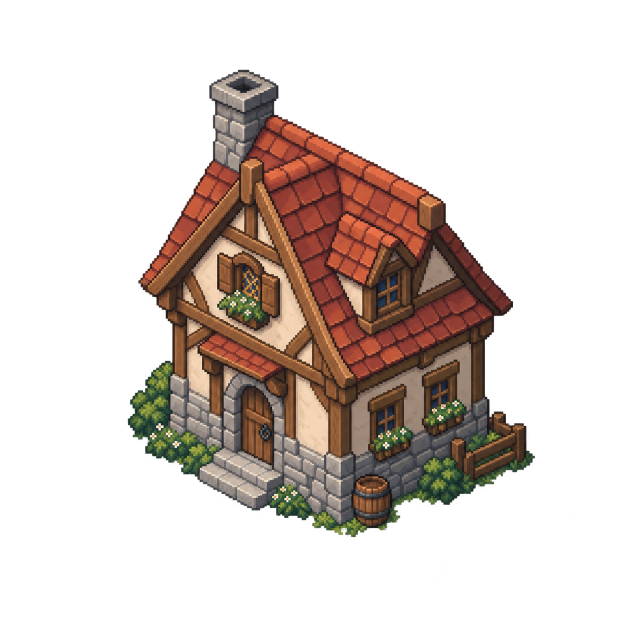
#> input picture nicejourney/assets/art/generated_sources/imagegen/region3/decorative_support_v02/region3_decorative_01_source_v02.png, 1254 x 1254 px (shown at 1/2 size); its folder holds only this picture in this run
$ python region3_decorative_building_v02_deriver.py
#> lines starting #> are read from the running program, lines starting #| are printed output that depends on the picture
#!/usr/bin/env python3
"""Deterministically derive Region 3 decorative-building V02 gameplay sprites.

Exact generated sources remain untouched in generated_sources/imagegen/region3/
decorative_support_v02. Sources are normalized only by transparent padding, then
cropped from visible alpha, nearest-neighbor reduced, low-alpha cleaned and
bottom-centered on a fixed decorative-building canvas. The script is incremental:
it derives whichever of the twelve accepted decorative source files are present.
"""

from __future__ import annotations

import argparse
import hashlib
import json
from pathlib import Path
from typing import Any

from PIL import Image


ROOT = Path(__file__).resolve().parents[2]
SOURCE_ROOT = ROOT / "assets/art/generated_sources/imagegen/region3/decorative_support_v02"
NORMALIZED_ROOT = SOURCE_ROOT / "normalized"
OUTPUT_ROOT = ROOT / "assets/art/environments/region3/decorative_buildings"
MANIFEST_PATH = SOURCE_ROOT / "region3_decorative_building_v02_derivation_manifest.json"

PAD_PX = 32
ALPHA_THRESHOLD = 24
FINAL_MARGIN_PX = 6
CANVAS_SIZE = 160


def _sha256(path: Path) -> str:
    digest = hashlib.sha256()
    with path.open("rb") as handle:
        for chunk in iter(lambda: handle.read(1024 * 1024), b""):
            digest.update(chunk)
    return digest.hexdigest()


def _res_path(path: Path) -> str:
    return "res://" + path.relative_to(ROOT).as_posix()


def _alpha_bbox(image: Image.Image, threshold: int = 0) -> tuple[int, int, int, int]:
    if threshold < 0 or threshold > 255:
        raise ValueError("alpha threshold must be in 0..255")
    alpha = image.getchannel("A")
    if threshold:
        alpha = alpha.point(lambda value: 255 if value >= threshold else 0)
    bbox = alpha.getbbox()
    if bbox is None:
        raise RuntimeError("source has no visible pixels")
    return bbox


def _cleanup_alpha_for_bounds(
    image: Image.Image, threshold: int | None
) -> tuple[Image.Image, dict[str, Any]]:
    """Clear low-alpha source pixels before visible-bounds calculation.

    The exact source remains untouched on disk. The returned copy is only used
    for deterministic normalization/derivation when the opt-in threshold is
    supplied.
    """
    raw = image.convert("RGBA")
    raw_bbox = list(_alpha_bbox(raw))
    if threshold is None:
        return raw, {
            "enabled": False,
            "threshold": None,
            "raw_visible_bbox": raw_bbox,
            "cleaned_visible_bbox": raw_bbox,
            "pixels_cleared": 0,
        }
    if threshold <= 0 or threshold > 255:
        raise ValueError("alpha-bounds threshold must be in 1..255")
    cleaned = raw.copy()
    alpha = cleaned.getchannel("A")
    cleared = alpha.point(lambda value: 0 if value < threshold else value)
    pixels_cleared = sum(
        1 for before, after in zip(alpha.getdata(), cleared.getdata()) if before != after
    )
    cleaned.putalpha(cleared)
    cleaned_bbox = list(_alpha_bbox(cleaned))
    return cleaned, {
        "enabled": True,
        "threshold": threshold,
        "raw_visible_bbox": raw_bbox,
        "cleaned_visible_bbox": cleaned_bbox,
        "pixels_cleared": pixels_cleared,
    }


def _normalize_source(raw: Image.Image) -> Image.Image:
    rgba = raw.convert("RGBA")
    out = Image.new("RGBA", (rgba.width + PAD_PX * 2, rgba.height + PAD_PX * 2), (0, 0, 0, 0))
    out.alpha_composite(rgba, (PAD_PX, PAD_PX))
    return out


def _derive(normalized: Image.Image) -> tuple[Image.Image, tuple[int, int, int, int]]:
    bbox = _alpha_bbox(normalized)
    crop = normalized.crop(bbox)
    maximum = CANVAS_SIZE - FINAL_MARGIN_PX * 2
    scale = min(maximum / crop.width, maximum / crop.height)
    width = max(1, int(round(crop.width * scale)))
    height = max(1, int(round(crop.height * scale)))
    reduced = crop.resize((width, height), Image.Resampling.NEAREST)

    pixels: list[tuple[int, int, int, int]] = []
    for red, green, blue, alpha in reduced.getdata():
        if alpha < ALPHA_THRESHOLD:
            pixels.append((0, 0, 0, 0))
        else:
            pixels.append((red, green, blue, 255))
    reduced.putdata(pixels)

    out = Image.new("RGBA", (CANVAS_SIZE, CANVAS_SIZE), (0, 0, 0, 0))
    x = (CANVAS_SIZE - width) // 2
    y = CANVAS_SIZE - FINAL_MARGIN_PX - height
    out.alpha_composite(reduced, (x, y))
    return out, bbox


def _empty_manifest() -> dict[str, Any]:
    return {
        "schema": "nice-journey-region3-decorative-building-v02-derivation/v1",
        "normalization": {
            "exact_source_preserved": True,
            "transparent_padding_px": PAD_PX,
            "resample": "nearest",
            "alpha_threshold": ALPHA_THRESHOLD,
            "final_margin_px": FINAL_MARGIN_PX,
            "decorative_canvas_px": CANVAS_SIZE,
            "note": (
                "Exact accepted generated sources remain untouched. Normalized copies add transparent "
                "padding only. Gameplay derivatives crop visible alpha, reduce with nearest-neighbor "
                "sampling, binarize low alpha and bottom-center on the documented decorative canvas; "
                "no source artwork is repainted."
            ),
        },
        "buildings": {},
    }


def main() -> int:
    parser = argparse.ArgumentParser()
    parser.add_argument(
        "--indices",
        nargs="*",
        type=int,
        help="Optional decorative indices to derive. Defaults to every accepted source currently present.",
    )
    parser.add_argument(
        "--alpha-bounds-threshold",
        type=int,
        default=None,
        help="Optional alpha threshold to clear before source visible-bounds calculation; omitted preserves prior behavior.",
    )
    args = parser.parse_args()

    requested = set(args.indices or range(1, 13))
    if any(index < 1 or index > 12 for index in requested):
        raise RuntimeError("decorative indices must be in 1..12")

    NORMALIZED_ROOT.mkdir(parents=True, exist_ok=True)
    OUTPUT_ROOT.mkdir(parents=True, exist_ok=True)
    if MANIFEST_PATH.is_file():
        manifest = json.loads(MANIFEST_PATH.read_text(encoding="utf-8"))
        if manifest.get("schema") != "nice-journey-region3-decorative-building-v02-derivation/v1":
            raise RuntimeError("unexpected existing derivation manifest schema")
    else:
        manifest = _empty_manifest()

    derived = 0
    for index in sorted(requested):
        filename = f"region3_decorative_{index:02d}_source_v02.png"
        source_path = SOURCE_ROOT / filename
        if not source_path.is_file():
            if args.indices:
                raise FileNotFoundError(source_path)
            continue

        normalized_path = NORMALIZED_ROOT / filename
        output_path = OUTPUT_ROOT / f"region3_decorative_building_{index:02d}_v02.png"

        with Image.open(source_path) as loaded:
#> loaded is the input picture: PIL image 1254x1254 RGBA; mean R, G, B, A 37.6, 26.8, 21.1, 75.5
            exact = loaded.convert("RGBA")
            exact_size = list(exact.size)
#> exact_size = [1254, 1254]
            exact_bbox = list(_alpha_bbox(exact))
#> in _alpha_bbox, `alpha = image.getchannel("A")`:
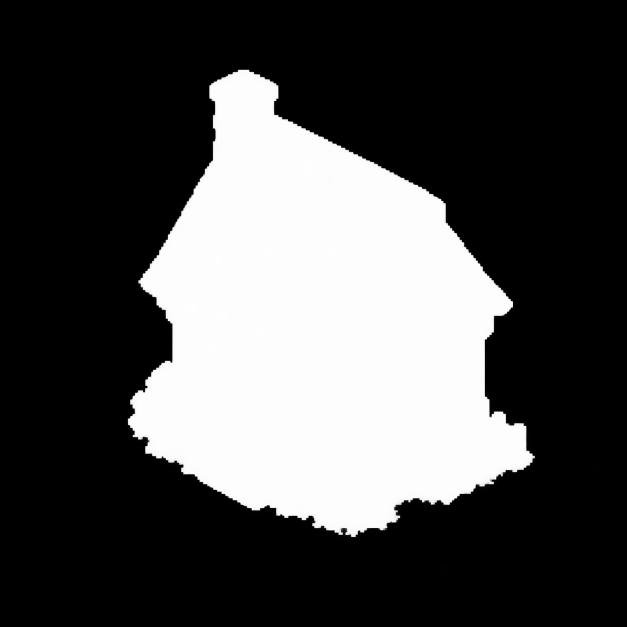
#> alpha: PIL image 1254x1254 L (shown at 1/2 size); min 0, max 255, mean 75.5
#> in _alpha_bbox, `bbox = alpha.getbbox()`: bbox = (33, 52, 1234, 1254)
#> exact_bbox = [33, 52, 1234, 1254]
            cleaned, alpha_bounds_cleanup = _cleanup_alpha_for_bounds(
                exact, args.alpha_bounds_threshold
            )
#> alpha_bounds_cleanup = 5 items
            normalized = _normalize_source(cleaned)
#> in _normalize_source, `out = Image.new("RGBA", (rgba.width + PAD_PX * 2, rgba.height + PAD_PX..`: out: PIL image 1318x1318 RGBA; every value is 0
#> in _normalize_source, `out.alpha_composite(rgba, (PAD_PX, PAD_PX))`:
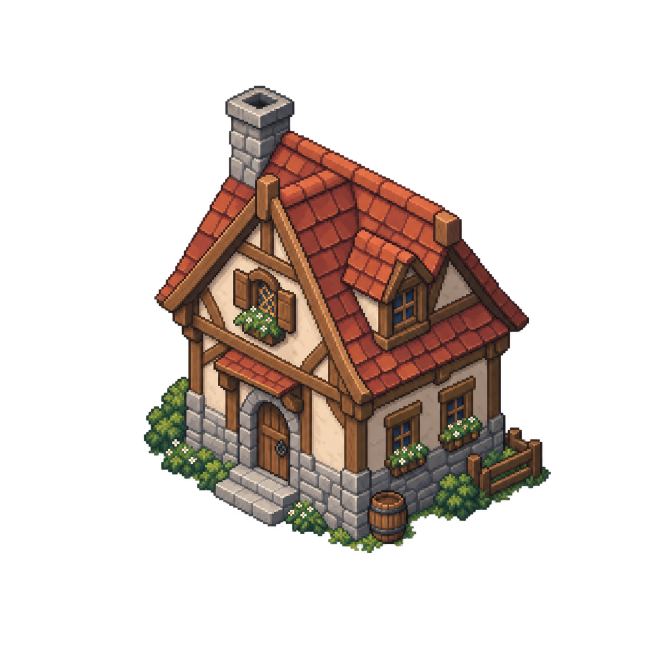
#> out: PIL image 1318x1318 RGBA (shown at 1/2 size); mean R, G, B, A 34, 24.3, 19.1, 68.3; transparent parts drawn white
        normalized.save(normalized_path, format="PNG", optimize=False)
        derivative, normalized_bbox = _derive(normalized)
#> call 3 of _alpha_bbox, with threshold = 0
#> in _alpha_bbox (call 3), `alpha = image.getchannel("A")`:
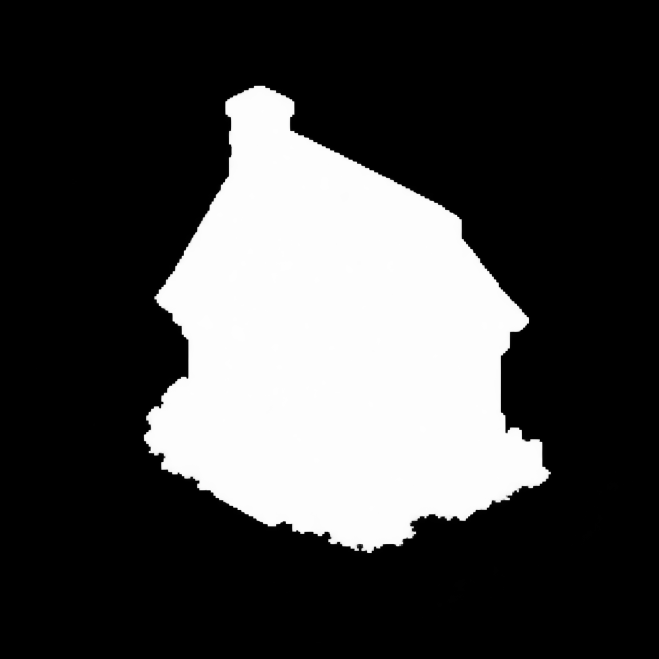
#> alpha: PIL image 1318x1318 L (shown at 1/2 size); min 0, max 255, mean 68.3
#> in _alpha_bbox (call 3), `bbox = alpha.getbbox()`: bbox = (65, 84, 1266, 1286)
#> in _derive, `crop = normalized.crop(bbox)`:
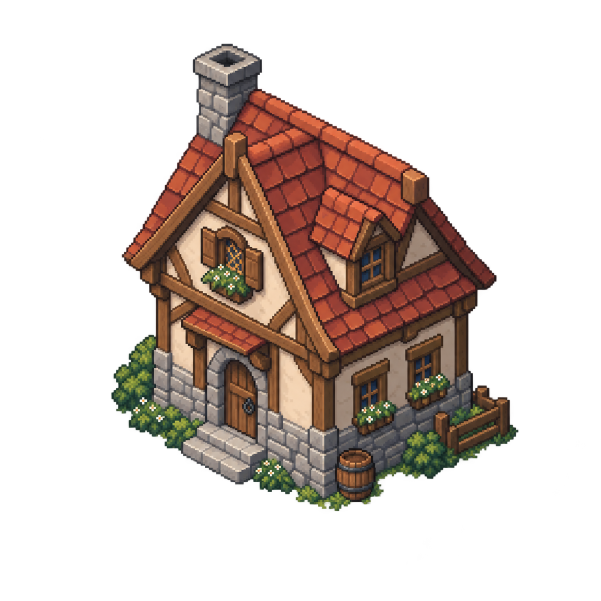
#> crop: PIL image 1201x1202 RGBA (shown at 1/2 size); mean R, G, B, A 41, 29.2, 23, 82.2; transparent parts drawn white
#> in _derive, `reduced = crop.resize((width, height), Image.Resampling.NEAREST)`:
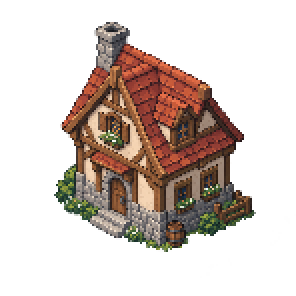
#> reduced: PIL image 148x148 RGBA (shown 2 times larger); mean R, G, B, A 41.1, 29.3, 23.1, 82.3; transparent parts drawn white
#> after the loop in _derive, `for red, green, blue, alpha in reduced.getdata():`: pixels = 21904 items
#> in _derive, `out = Image.new("RGBA", (CANVAS_SIZE, CANVAS_SIZE), (0, 0, 0, 0))`: out: PIL image 160x160 RGBA; every value is 0
#> in _derive, `out.alpha_composite(reduced, (x, y))`:
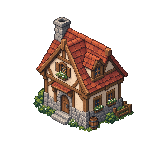
#> out: PIL image 160x160 RGBA; mean R, G, B, A 34.7, 24.7, 19.6, 71.4; transparent parts drawn white
#> normalized_bbox = (65, 84, 1266, 1286)
        derivative.save(output_path, format="PNG", optimize=False)

        stable_id = f"r3:decorative:{index:02d}"
        manifest["buildings"][stable_id] = {
            "index": index,
            "exact_source": _res_path(source_path),
            "exact_source_sha256": _sha256(source_path),
            "exact_source_size": exact_size,
            "exact_visible_bbox": exact_bbox,
            "alpha_bounds_cleanup": alpha_bounds_cleanup,
            "normalized_source": _res_path(normalized_path),
            "normalized_sha256": _sha256(normalized_path),
            "normalized_size": list(normalized.size),
            "normalized_visible_bbox": list(normalized_bbox),
            "derivative": _res_path(output_path),
            "derivative_sha256": _sha256(output_path),
            "derivative_size": list(derivative.size),
        }
        print(f"{stable_id}: {output_path.name} {derivative.size} {_sha256(output_path)}")
#| r3:decorative:01: region3_decorative_building_01_v02.png (160, 160) 1877826cb89d2767f3c1cab565f59ab3ddfb589638508e393bcf6bcce35a6bf1
        derived += 1

    if derived == 0:
        raise RuntimeError("no accepted decorative sources were available to derive")
    MANIFEST_PATH.write_text(json.dumps(manifest, indent=2, ensure_ascii=False) + "\n", encoding="utf-8")
    print(f"manifest: {MANIFEST_PATH}")
    print(f"derived: {derived}")
    return 0


if __name__ == "__main__":
    raise SystemExit(main())
#> (the program exits here)
